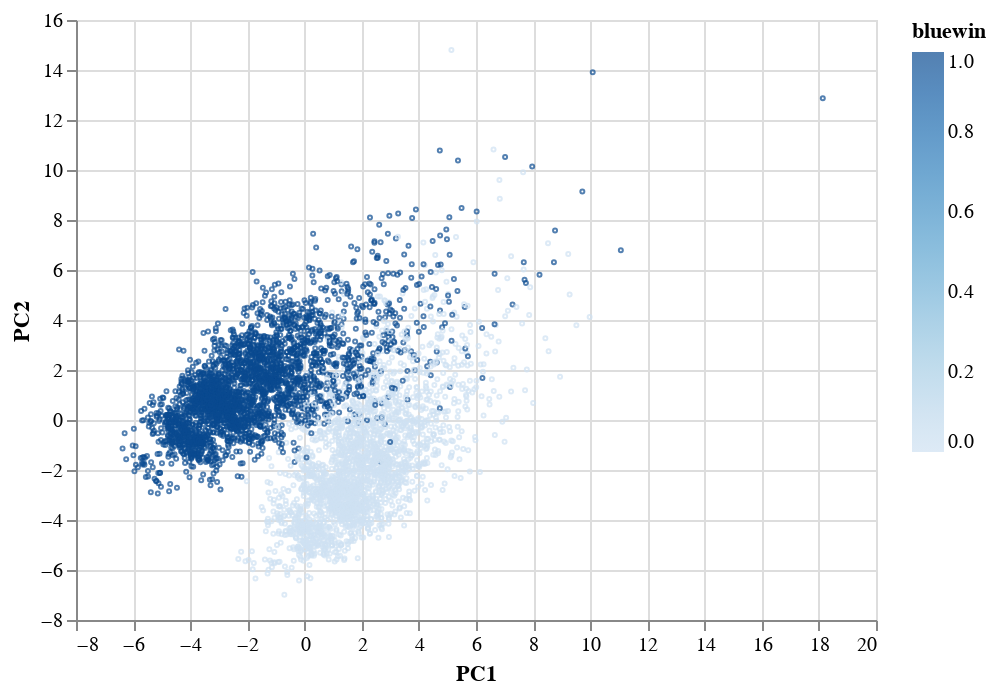

The notebook cell this image was saved under:
### Code cell
pca = PCA(n_components=2)
principalcomponents = pca.fit_transform(x_train)
pcs = pd.DataFrame(data=principalcomponents, columns=['PC1', 'PC2'])

pcs['bluewin'] = y_train
alt.Chart(pcs.sample(5000)).mark_point(size=1).encode(x='PC1', y='PC2', color='bluewin')

### Figure 1 — Vega-Lite specification as saved in the notebook (floating-point values rounded to 4 significant figures; data arrays with more than 128 entries replaced by an {"elided": "..."} marker saying what was removed)
{"config": {"view": {"continuousWidth": 400, "continuousHeight": 300}}, "data": {"name": "data-88ffc94fe95ea6a7ec132aa0734f470c"}, "mark": {"type": "point", "size": 1}, "encoding": {"color": {"type": "quantitative", "field": "bluewin"}, "x": {"type": "quantitative", "field": "PC1"}, "y": {"type": "quantitative", "field": "PC2"}}, "$schema": "https://vega.github.io/schema/vega-lite/v4.8.1.json", "datasets": {"data-88ffc94fe95ea6a7ec132aa0734f470c": {"elided": "5000 records"}}}
